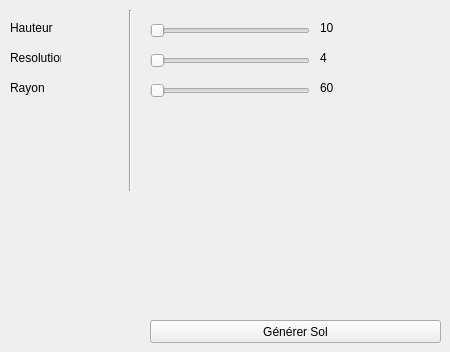
      <widget class="QWidget" name="tab_2">
       <attribute name="title">
        <string>Sol</string>
       </attribute>
       <widget class="QSlider" name="ground_hauteur">
        <property name="geometry">
         <rect>
          <x>150</x>
          <y>20</y>
          <width>160</width>
          <height>22</height>
         </rect>
        </property>
        <property name="minimum">
         <number>10</number>
        </property>
        <property name="maximum">
         <number>20</number>
        </property>
        <property name="orientation">
         <enum>Qt::Horizontal</enum>
        </property>
       </widget>
       <widget class="QLabel" name="label_38">
        <property name="geometry">
         <rect>
          <x>10</x>
          <y>20</y>
          <width>51</width>
          <height>16</height>
         </rect>
        </property>
        <property name="text">
         <string>Hauteur</string>
        </property>
       </widget>
       <widget class="Line" name="line_8">
        <property name="geometry">
         <rect>
          <x>120</x>
          <y>10</y>
          <width>20</width>
          <height>181</height>
         </rect>
        </property>
        <property name="orientation">
         <enum>Qt::Vertical</enum>
        </property>
       </widget>
       <widget class="QLabel" name="label_39">
        <property name="geometry">
         <rect>
          <x>10</x>
          <y>50</y>
          <width>51</width>
          <height>16</height>
         </rect>
        </property>
        <property name="text">
         <string>Resolution</string>
        </property>
       </widget>
       <widget class="QLabel" name="label_40">
        <property name="geometry">
         <rect>
          <x>10</x>
          <y>80</y>
          <width>51</width>
          <height>16</height>
         </rect>
        </property>
        <property name="text">
         <string>Rayon</string>
        </property>
       </widget>
       <widget class="QSlider" name="ground_resolution">
        <property name="geometry">
         <rect>
          <x>150</x>
          <y>50</y>
          <width>160</width>
          <height>22</height>
         </rect>
        </property>
        <property name="minimum">
         <number>3</number>
        </property>
        <property name="maximum">
         <number>20</number>
        </property>
        <property name="orientation">
         <enum>Qt::Horizontal</enum>
        </property>
       </widget>
       <widget class="QSlider" name="ground_rayon">
        <property name="geometry">
         <rect>
          <x>150</x>
          <y>80</y>
          <width>160</width>
          <height>22</height>
         </rect>
        </property>
        <property name="minimum">
         <number>60</number>
        </property>
        <property name="maximum">
         <number>160</number>
        </property>
        <property name="orientation">
         <enum>Qt::Horizontal</enum>
        </property>
       </widget>
       <widget class="QLabel" name="label_59">
        <property name="geometry">
         <rect>
          <x>320</x>
          <y>20</y>
          <width>51</width>
          <height>16</height>
         </rect>
        </property>
        <property name="text">
         <string>&lt;html&gt;&lt;head/&gt;&lt;body&gt;&lt;p&gt;10&lt;/p&gt;&lt;/body&gt;&lt;/html&gt;</string>
        </property>
       </widget>
       <widget class="QLabel" name="label_60">
        <property name="geometry">
         <rect>
          <x>320</x>
          <y>50</y>
          <width>51</width>
          <height>16</height>
         </rect>
        </property>
        <property name="text">
         <string>4</string>
        </property>
       </widget>
       <widget class="QLabel" name="label_61">
        <property name="geometry">
         <rect>
          <x>320</x>
          <y>80</y>
          <width>51</width>
          <height>16</height>
         </rect>
        </property>
        <property name="text">
         <string>60</string>
        </property>
       </widget>
       <widget class="QPushButton" name="generate_ground_button">
        <property name="geometry">
         <rect>
          <x>150</x>
          <y>320</y>
          <width>291</width>
          <height>23</height>
         </rect>
        </property>
        <property name="text">
         <string>Générer Sol</string>
        </property>
       </widget>
      </widget>
